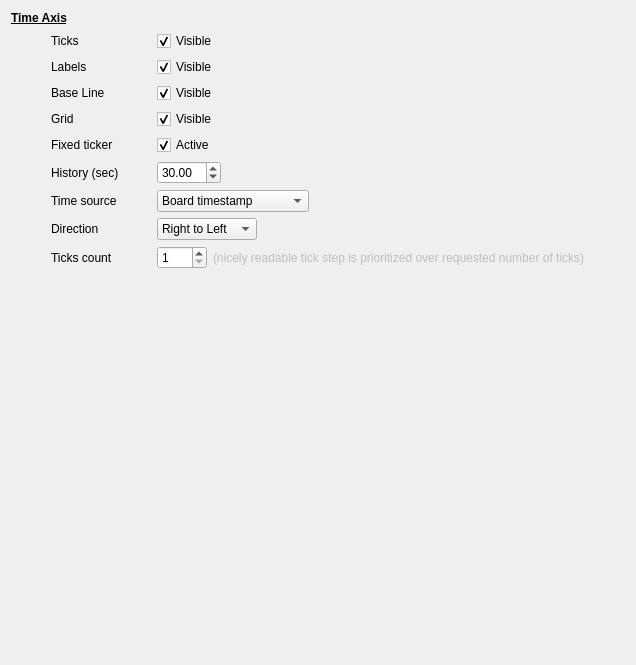
         <widget class="QWidget" name="page">
          <layout class="QVBoxLayout" name="verticalLayout_3">
           <item>
            <widget class="QLabel" name="label_19">
             <property name="font">
              <font>
               <bold>true</bold>
               <underline>true</underline>
              </font>
             </property>
             <property name="text">
              <string>Time Axis</string>
             </property>
            </widget>
           </item>
           <item>
            <layout class="QHBoxLayout" name="horizontalLayout_15">
             <item>
              <spacer name="horizontalSpacer">
               <property name="orientation">
                <enum>Qt::Horizontal</enum>
               </property>
               <property name="sizeType">
                <enum>QSizePolicy::Fixed</enum>
               </property>
               <property name="sizeHint" stdset="0">
                <size>
                 <width>40</width>
                 <height>20</height>
                </size>
               </property>
              </spacer>
             </item>
             <item>
              <widget class="QLabel" name="label_15">
               <property name="minimumSize">
                <size>
                 <width>100</width>
                 <height>0</height>
                </size>
               </property>
               <property name="text">
                <string>Ticks</string>
               </property>
              </widget>
             </item>
             <item>
              <widget class="QCheckBox" name="xticksCheckBox">
               <property name="minimumSize">
                <size>
                 <width>100</width>
                 <height>0</height>
                </size>
               </property>
               <property name="text">
                <string>Visible</string>
               </property>
               <property name="checked">
                <bool>true</bool>
               </property>
              </widget>
             </item>
             <item>
              <spacer name="horizontalSpacer_13">
               <property name="orientation">
                <enum>Qt::Horizontal</enum>
               </property>
               <property name="sizeHint" stdset="0">
                <size>
                 <width>40</width>
                 <height>20</height>
                </size>
               </property>
              </spacer>
             </item>
            </layout>
           </item>
           <item>
            <layout class="QHBoxLayout" name="horizontalLayout_16">
             <item>
              <spacer name="horizontalSpacer_8">
               <property name="orientation">
                <enum>Qt::Horizontal</enum>
               </property>
               <property name="sizeType">
                <enum>QSizePolicy::Fixed</enum>
               </property>
               <property name="sizeHint" stdset="0">
                <size>
                 <width>40</width>
                 <height>20</height>
                </size>
               </property>
              </spacer>
             </item>
             <item>
              <widget class="QLabel" name="label_16">
               <property name="minimumSize">
                <size>
                 <width>100</width>
                 <height>0</height>
                </size>
               </property>
               <property name="text">
                <string>Labels</string>
               </property>
              </widget>
             </item>
             <item>
              <widget class="QCheckBox" name="xlabelsCheckBox">
               <property name="minimumSize">
                <size>
                 <width>100</width>
                 <height>0</height>
                </size>
               </property>
               <property name="text">
                <string>Visible</string>
               </property>
               <property name="checked">
                <bool>true</bool>
               </property>
              </widget>
             </item>
             <item>
              <spacer name="horizontalSpacer_14">
               <property name="orientation">
                <enum>Qt::Horizontal</enum>
               </property>
               <property name="sizeHint" stdset="0">
                <size>
                 <width>40</width>
                 <height>20</height>
                </size>
               </property>
              </spacer>
             </item>
            </layout>
           </item>
           <item>
            <layout class="QHBoxLayout" name="horizontalLayout_20">
             <item>
              <spacer name="horizontalSpacer_30">
               <property name="orientation">
                <enum>Qt::Horizontal</enum>
               </property>
               <property name="sizeType">
                <enum>QSizePolicy::Fixed</enum>
               </property>
               <property name="sizeHint" stdset="0">
                <size>
                 <width>40</width>
                 <height>20</height>
                </size>
               </property>
              </spacer>
             </item>
             <item>
              <widget class="QLabel" name="label_23">
               <property name="minimumSize">
                <size>
                 <width>100</width>
                 <height>0</height>
                </size>
               </property>
               <property name="text">
                <string>Base Line</string>
               </property>
              </widget>
             </item>
             <item>
              <widget class="QCheckBox" name="xlineCheckBox">
               <property name="minimumSize">
                <size>
                 <width>100</width>
                 <height>0</height>
                </size>
               </property>
               <property name="text">
                <string>Visible</string>
               </property>
               <property name="checked">
                <bool>true</bool>
               </property>
              </widget>
             </item>
             <item>
              <spacer name="horizontalSpacer_31">
               <property name="orientation">
                <enum>Qt::Horizontal</enum>
               </property>
               <property name="sizeHint" stdset="0">
                <size>
                 <width>40</width>
                 <height>20</height>
                </size>
               </property>
              </spacer>
             </item>
            </layout>
           </item>
           <item>
            <layout class="QHBoxLayout" name="horizontalLayout_17">
             <item>
              <spacer name="horizontalSpacer_17">
               <property name="orientation">
                <enum>Qt::Horizontal</enum>
               </property>
               <property name="sizeType">
                <enum>QSizePolicy::Fixed</enum>
               </property>
               <property name="sizeHint" stdset="0">
                <size>
                 <width>40</width>
                 <height>20</height>
                </size>
               </property>
              </spacer>
             </item>
             <item>
              <widget class="QLabel" name="label_20">
               <property name="minimumSize">
                <size>
                 <width>100</width>
                 <height>0</height>
                </size>
               </property>
               <property name="text">
                <string>Grid</string>
               </property>
              </widget>
             </item>
             <item>
              <widget class="QCheckBox" name="xgridCheckBox">
               <property name="minimumSize">
                <size>
                 <width>100</width>
                 <height>0</height>
                </size>
               </property>
               <property name="text">
                <string>Visible</string>
               </property>
               <property name="checked">
                <bool>true</bool>
               </property>
              </widget>
             </item>
             <item>
              <spacer name="horizontalSpacer_15">
               <property name="orientation">
                <enum>Qt::Horizontal</enum>
               </property>
               <property name="sizeHint" stdset="0">
                <size>
                 <width>40</width>
                 <height>20</height>
                </size>
               </property>
              </spacer>
             </item>
            </layout>
           </item>
           <item>
            <layout class="QHBoxLayout" name="horizontalLayout_21">
             <item>
              <spacer name="horizontalSpacer_36">
               <property name="orientation">
                <enum>Qt::Horizontal</enum>
               </property>
               <property name="sizeType">
                <enum>QSizePolicy::Fixed</enum>
               </property>
               <property name="sizeHint" stdset="0">
                <size>
                 <width>40</width>
                 <height>20</height>
                </size>
               </property>
              </spacer>
             </item>
             <item>
              <widget class="QLabel" name="label_24">
               <property name="minimumSize">
                <size>
                 <width>100</width>
                 <height>0</height>
                </size>
               </property>
               <property name="text">
                <string>Fixed ticker</string>
               </property>
              </widget>
             </item>
             <item>
              <widget class="QCheckBox" name="xfixedtickerCheckBox">
               <property name="minimumSize">
                <size>
                 <width>100</width>
                 <height>0</height>
                </size>
               </property>
               <property name="text">
                <string>Active</string>
               </property>
               <property name="checked">
                <bool>true</bool>
               </property>
              </widget>
             </item>
             <item>
              <spacer name="horizontalSpacer_37">
               <property name="orientation">
                <enum>Qt::Horizontal</enum>
               </property>
               <property name="sizeHint" stdset="0">
                <size>
                 <width>40</width>
                 <height>20</height>
                </size>
               </property>
              </spacer>
             </item>
            </layout>
           </item>
           <item>
            <layout class="QHBoxLayout" name="horizontalLayout_5">
             <item>
              <spacer name="horizontalSpacer_18">
               <property name="orientation">
                <enum>Qt::Horizontal</enum>
               </property>
               <property name="sizeType">
                <enum>QSizePolicy::Fixed</enum>
               </property>
               <property name="sizeHint" stdset="0">
                <size>
                 <width>40</width>
                 <height>20</height>
                </size>
               </property>
              </spacer>
             </item>
             <item>
              <widget class="QLabel" name="label_4">
               <property name="minimumSize">
                <size>
                 <width>100</width>
                 <height>0</height>
                </size>
               </property>
               <property name="text">
                <string>History (sec)</string>
               </property>
               <property name="indent">
                <number>-1</number>
               </property>
              </widget>
             </item>
             <item>
              <widget class="QDoubleSpinBox" name="historyDoubleSpinBox">
               <property name="minimumSize">
                <size>
                 <width>50</width>
                 <height>0</height>
                </size>
               </property>
               <property name="minimum">
                <double>0.100000000000000</double>
               </property>
               <property name="maximum">
                <double>600.000000000000000</double>
               </property>
               <property name="value">
                <double>30.000000000000000</double>
               </property>
              </widget>
             </item>
             <item>
              <spacer name="horizontalSpacer_4">
               <property name="orientation">
                <enum>Qt::Horizontal</enum>
               </property>
               <property name="sizeHint" stdset="0">
                <size>
                 <width>40</width>
                 <height>20</height>
                </size>
               </property>
              </spacer>
             </item>
            </layout>
           </item>
           <item>
            <layout class="QHBoxLayout" name="horizontalLayout_6">
             <item>
              <spacer name="horizontalSpacer_32">
               <property name="orientation">
                <enum>Qt::Horizontal</enum>
               </property>
               <property name="sizeType">
                <enum>QSizePolicy::Fixed</enum>
               </property>
               <property name="sizeHint" stdset="0">
                <size>
                 <width>40</width>
                 <height>20</height>
                </size>
               </property>
              </spacer>
             </item>
             <item>
              <widget class="QLabel" name="label_6">
               <property name="minimumSize">
                <size>
                 <width>100</width>
                 <height>0</height>
                </size>
               </property>
               <property name="text">
                <string>Time source</string>
               </property>
              </widget>
             </item>
             <item>
              <widget class="QComboBox" name="timeSourceComboBox">
               <property name="minimumSize">
                <size>
                 <width>100</width>
                 <height>0</height>
                </size>
               </property>
               <item>
                <property name="text">
                 <string>Board timestamp</string>
                </property>
               </item>
               <item>
                <property name="text">
                 <string>Parameters timestamp</string>
                </property>
               </item>
              </widget>
             </item>
             <item>
              <spacer name="horizontalSpacer_33">
               <property name="orientation">
                <enum>Qt::Horizontal</enum>
               </property>
               <property name="sizeHint" stdset="0">
                <size>
                 <width>40</width>
                 <height>20</height>
                </size>
               </property>
              </spacer>
             </item>
            </layout>
           </item>
           <item>
            <layout class="QHBoxLayout" name="horizontalLayout_3">
             <item>
              <spacer name="horizontalSpacer_19">
               <property name="orientation">
                <enum>Qt::Horizontal</enum>
               </property>
               <property name="sizeType">
                <enum>QSizePolicy::Fixed</enum>
               </property>
               <property name="sizeHint" stdset="0">
                <size>
                 <width>40</width>
                 <height>20</height>
                </size>
               </property>
              </spacer>
             </item>
             <item>
              <widget class="QLabel" name="label_3">
               <property name="minimumSize">
                <size>
                 <width>100</width>
                 <height>0</height>
                </size>
               </property>
               <property name="text">
                <string>Direction</string>
               </property>
              </widget>
             </item>
             <item>
              <widget class="QComboBox" name="directionComboBox">
               <property name="minimumSize">
                <size>
                 <width>100</width>
                 <height>0</height>
                </size>
               </property>
               <item>
                <property name="text">
                 <string>Right to Left</string>
                </property>
               </item>
               <item>
                <property name="text">
                 <string>Left to Right</string>
                </property>
               </item>
              </widget>
             </item>
             <item>
              <spacer name="horizontalSpacer_5">
               <property name="orientation">
                <enum>Qt::Horizontal</enum>
               </property>
               <property name="sizeHint" stdset="0">
                <size>
                 <width>40</width>
                 <height>20</height>
                </size>
               </property>
              </spacer>
             </item>
            </layout>
           </item>
           <item>
            <layout class="QHBoxLayout" name="horizontalLayout_8">
             <property name="topMargin">
              <number>0</number>
             </property>
             <item>
              <spacer name="horizontalSpacer_39">
               <property name="orientation">
                <enum>Qt::Horizontal</enum>
               </property>
               <property name="sizeType">
                <enum>QSizePolicy::Fixed</enum>
               </property>
               <property name="sizeHint" stdset="0">
                <size>
                 <width>40</width>
                 <height>20</height>
                </size>
               </property>
              </spacer>
             </item>
             <item>
              <widget class="QLabel" name="label_25">
               <property name="minimumSize">
                <size>
                 <width>100</width>
                 <height>0</height>
                </size>
               </property>
               <property name="text">
                <string>Ticks count</string>
               </property>
              </widget>
             </item>
             <item>
              <widget class="QSpinBox" name="horizontalTicksCountSpinBox">
               <property name="minimumSize">
                <size>
                 <width>50</width>
                 <height>0</height>
                </size>
               </property>
               <property name="minimum">
                <number>1</number>
               </property>
               <property name="maximum">
                <number>10</number>
               </property>
              </widget>
             </item>
             <item>
              <widget class="QLabel" name="label_28">
               <property name="enabled">
                <bool>false</bool>
               </property>
               <property name="text">
                <string>(nicely readable tick step is prioritized over requested number of ticks)</string>
               </property>
              </widget>
             </item>
             <item>
              <spacer name="horizontalSpacer_38">
               <property name="orientation">
                <enum>Qt::Horizontal</enum>
               </property>
               <property name="sizeHint" stdset="0">
                <size>
                 <width>40</width>
                 <height>20</height>
                </size>
               </property>
              </spacer>
             </item>
            </layout>
           </item>
           <item>
            <spacer name="verticalSpacer_2">
             <property name="orientation">
              <enum>Qt::Vertical</enum>
             </property>
             <property name="sizeHint" stdset="0">
              <size>
               <width>20</width>
               <height>385</height>
              </size>
             </property>
            </spacer>
           </item>
          </layout>
         </widget>
